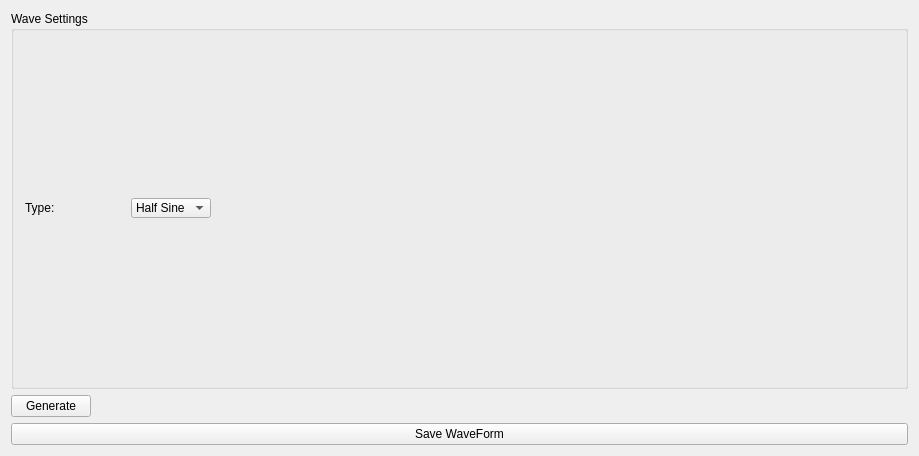
<?xml version="1.0" encoding="UTF-8"?>
<ui version="4.0">
 <class>MainWindow</class>
 <widget class="QMainWindow" name="MainWindow">
  <property name="geometry">
   <rect>
    <x>0</x>
    <y>0</y>
    <width>919</width>
    <height>456</height>
   </rect>
  </property>
  <property name="maximumSize">
   <size>
    <width>1440</width>
    <height>1240</height>
   </size>
  </property>
  <property name="windowTitle">
   <string>MainWindow</string>
  </property>
  <widget class="QWidget" name="centralWidget">
   <layout class="QVBoxLayout" name="verticalLayout_3">
    <item>
     <layout class="QVBoxLayout" name="verticalLayout">
      <item>
       <widget class="QGroupBox" name="gbWaveSettings">
        <property name="font">
         <font>
          <weight>50</weight>
          <bold>false</bold>
         </font>
        </property>
        <property name="title">
         <string>Wave Settings</string>
        </property>
        <layout class="QVBoxLayout" name="verticalLayout_4">
         <item>
          <layout class="QVBoxLayout" name="verticalLayout_2">
           <item>
            <layout class="QHBoxLayout" name="horizontalLayout_5">
             <item>
              <widget class="QLabel" name="lbWaveType">
               <property name="minimumSize">
                <size>
                 <width>100</width>
                 <height>20</height>
                </size>
               </property>
               <property name="maximumSize">
                <size>
                 <width>16777215</width>
                 <height>20</height>
                </size>
               </property>
               <property name="text">
                <string>Type:</string>
               </property>
               <property name="buddy">
                <cstring>cbWaveType</cstring>
               </property>
              </widget>
             </item>
             <item>
              <widget class="QComboBox" name="cbWaveType">
               <property name="minimumSize">
                <size>
                 <width>0</width>
                 <height>20</height>
                </size>
               </property>
               <property name="maximumSize">
                <size>
                 <width>16777215</width>
                 <height>20</height>
                </size>
               </property>
               <property name="currentIndex">
                <number>1</number>
               </property>
               <item>
                <property name="text">
                 <string>Sine</string>
                </property>
               </item>
               <item>
                <property name="text">
                 <string>Half Sine</string>
                </property>
               </item>
              </widget>
             </item>
             <item>
              <spacer name="horizontalSpacer">
               <property name="maximumSize">
                <size>
                 <width>16777215</width>
                 <height>20</height>
                </size>
               </property>
               <property name="orientation">
                <enum>Qt::Horizontal</enum>
               </property>
               <property name="sizeHint" stdset="0">
                <size>
                 <width>40</width>
                 <height>20</height>
                </size>
               </property>
              </spacer>
             </item>
            </layout>
           </item>
           <item>
            <layout class="QHBoxLayout" name="horizontalLayout">
             <item>
              <layout class="QVBoxLayout" name="vlWaveSettings"/>
             </item>
             <item>
              <layout class="QVBoxLayout" name="vlChart"/>
             </item>
            </layout>
           </item>
          </layout>
         </item>
        </layout>
       </widget>
      </item>
     </layout>
    </item>
    <item>
     <widget class="QPushButton" name="pbGenerate">
      <property name="maximumSize">
       <size>
        <width>80</width>
        <height>16777215</height>
       </size>
      </property>
      <property name="text">
       <string>Generate</string>
      </property>
     </widget>
    </item>
    <item>
     <widget class="QPushButton" name="btnSave">
      <property name="text">
       <string>Save WaveForm</string>
      </property>
     </widget>
    </item>
   </layout>
  </widget>
 </widget>
 <layoutdefault spacing="6" margin="11"/>
 <resources/>
 <connections/>
</ui>
